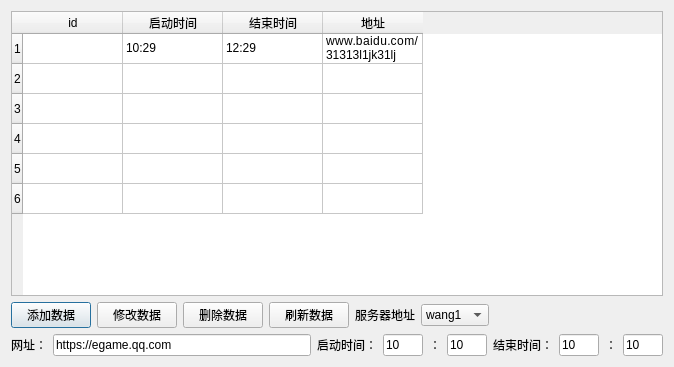
<?xml version="1.0" encoding="UTF-8"?>
<ui version="4.0">
 <class>Server</class>
 <widget class="QDialog" name="Server">
  <property name="geometry">
   <rect>
    <x>0</x>
    <y>0</y>
    <width>674</width>
    <height>367</height>
   </rect>
  </property>
  <property name="windowTitle">
   <string>服务器</string>
  </property>
  <layout class="QGridLayout" name="gridLayout">
   <item row="0" column="0">
    <layout class="QVBoxLayout" name="verticalLayout">
     <item>
      <widget class="QTableWidget" name="table">
       <property name="editTriggers">
        <set>QAbstractItemView::NoEditTriggers</set>
       </property>
       <property name="selectionBehavior">
        <enum>QAbstractItemView::SelectRows</enum>
       </property>
       <row>
        <property name="text">
         <string>1</string>
        </property>
       </row>
       <row>
        <property name="text">
         <string>2</string>
        </property>
       </row>
       <row>
        <property name="text">
         <string>3</string>
        </property>
       </row>
       <row>
        <property name="text">
         <string>4</string>
        </property>
       </row>
       <row>
        <property name="text">
         <string>5</string>
        </property>
       </row>
       <row>
        <property name="text">
         <string>6</string>
        </property>
       </row>
       <column>
        <property name="text">
         <string>id</string>
        </property>
       </column>
       <column>
        <property name="text">
         <string>启动时间</string>
        </property>
       </column>
       <column>
        <property name="text">
         <string>结束时间</string>
        </property>
       </column>
       <column>
        <property name="text">
         <string>地址</string>
        </property>
       </column>
       <item row="0" column="1">
        <property name="text">
         <string>10:29</string>
        </property>
       </item>
       <item row="0" column="2">
        <property name="text">
         <string>12:29</string>
        </property>
       </item>
       <item row="0" column="3">
        <property name="text">
         <string>www.baidu.com/31313l1jk31lj</string>
        </property>
        <property name="textAlignment">
         <set>AlignJustify|AlignVCenter</set>
        </property>
       </item>
       <item row="2" column="3">
        <property name="text">
         <string/>
        </property>
        <property name="textAlignment">
         <set>AlignJustify|AlignVCenter</set>
        </property>
       </item>
      </widget>
     </item>
     <item>
      <layout class="QHBoxLayout" name="horizontalLayout">
       <item>
        <widget class="QPushButton" name="btn_add">
         <property name="text">
          <string>添加数据</string>
         </property>
        </widget>
       </item>
       <item>
        <widget class="QPushButton" name="btn_update">
         <property name="text">
          <string>修改数据</string>
         </property>
        </widget>
       </item>
       <item>
        <widget class="QPushButton" name="btn_del">
         <property name="text">
          <string>删除数据</string>
         </property>
        </widget>
       </item>
       <item>
        <widget class="QPushButton" name="btn_refresh">
         <property name="text">
          <string>刷新数据</string>
         </property>
        </widget>
       </item>
       <item>
        <widget class="QLabel" name="label">
         <property name="text">
          <string>服务器地址</string>
         </property>
        </widget>
       </item>
       <item>
        <widget class="QComboBox" name="comboBox">
         <item>
          <property name="text">
           <string>wang1</string>
          </property>
         </item>
         <item>
          <property name="text">
           <string>wang2</string>
          </property>
         </item>
         <item>
          <property name="text">
           <string>wang3</string>
          </property>
         </item>
         <item>
          <property name="text">
           <string>wang4</string>
          </property>
         </item>
         <item>
          <property name="text">
           <string>wang5</string>
          </property>
         </item>
         <item>
          <property name="text">
           <string>wang6</string>
          </property>
         </item>
         <item>
          <property name="text">
           <string>wang7</string>
          </property>
         </item>
         <item>
          <property name="text">
           <string>wang8</string>
          </property>
         </item>
         <item>
          <property name="text">
           <string>wang9</string>
          </property>
         </item>
        </widget>
       </item>
       <item>
        <spacer name="horizontalSpacer">
         <property name="orientation">
          <enum>Qt::Horizontal</enum>
         </property>
         <property name="sizeHint" stdset="0">
          <size>
           <width>40</width>
           <height>20</height>
          </size>
         </property>
        </spacer>
       </item>
      </layout>
     </item>
     <item>
      <layout class="QHBoxLayout" name="horizontalLayout_2" stretch="0,0,0,0,0,0,0,0,0,0">
       <item>
        <widget class="QLabel" name="label_2">
         <property name="text">
          <string>网址：</string>
         </property>
        </widget>
       </item>
       <item>
        <widget class="QLineEdit" name="web_site">
         <property name="sizePolicy">
          <sizepolicy hsizetype="Expanding" vsizetype="Fixed">
           <horstretch>0</horstretch>
           <verstretch>0</verstretch>
          </sizepolicy>
         </property>
         <property name="text">
          <string>https://egame.qq.com</string>
         </property>
        </widget>
       </item>
       <item>
        <widget class="QLabel" name="label_3">
         <property name="text">
          <string>启动时间：</string>
         </property>
        </widget>
       </item>
       <item>
        <widget class="QLineEdit" name="begin_hour">
         <property name="sizePolicy">
          <sizepolicy hsizetype="Preferred" vsizetype="Fixed">
           <horstretch>0</horstretch>
           <verstretch>0</verstretch>
          </sizepolicy>
         </property>
         <property name="maximumSize">
          <size>
           <width>40</width>
           <height>16777215</height>
          </size>
         </property>
         <property name="text">
          <string>10</string>
         </property>
         <property name="maxLength">
          <number>24</number>
         </property>
         <property name="alignment">
          <set>Qt::AlignLeading|Qt::AlignLeft|Qt::AlignVCenter</set>
         </property>
        </widget>
       </item>
       <item>
        <widget class="QLabel" name="label_4">
         <property name="text">
          <string>：</string>
         </property>
        </widget>
       </item>
       <item>
        <widget class="QLineEdit" name="begin_min">
         <property name="sizePolicy">
          <sizepolicy hsizetype="Preferred" vsizetype="Fixed">
           <horstretch>0</horstretch>
           <verstretch>0</verstretch>
          </sizepolicy>
         </property>
         <property name="maximumSize">
          <size>
           <width>40</width>
           <height>16777215</height>
          </size>
         </property>
         <property name="text">
          <string>10</string>
         </property>
        </widget>
       </item>
       <item>
        <widget class="QLabel" name="label_5">
         <property name="text">
          <string>结束时间：</string>
         </property>
        </widget>
       </item>
       <item>
        <widget class="QLineEdit" name="end_hour">
         <property name="sizePolicy">
          <sizepolicy hsizetype="Preferred" vsizetype="Fixed">
           <horstretch>0</horstretch>
           <verstretch>0</verstretch>
          </sizepolicy>
         </property>
         <property name="maximumSize">
          <size>
           <width>40</width>
           <height>16777215</height>
          </size>
         </property>
         <property name="text">
          <string>10</string>
         </property>
        </widget>
       </item>
       <item>
        <widget class="QLabel" name="label_6">
         <property name="text">
          <string>：</string>
         </property>
        </widget>
       </item>
       <item>
        <widget class="QLineEdit" name="end_min">
         <property name="sizePolicy">
          <sizepolicy hsizetype="Preferred" vsizetype="Fixed">
           <horstretch>0</horstretch>
           <verstretch>0</verstretch>
          </sizepolicy>
         </property>
         <property name="maximumSize">
          <size>
           <width>40</width>
           <height>16777215</height>
          </size>
         </property>
         <property name="text">
          <string>10</string>
         </property>
        </widget>
       </item>
      </layout>
     </item>
    </layout>
   </item>
  </layout>
 </widget>
 <resources/>
 <connections/>
</ui>
